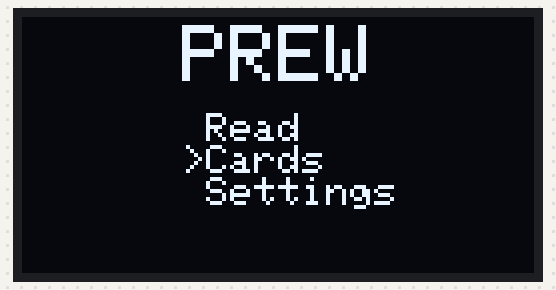
A sketch run on a simulated Arduino Uno, built with avr-gcc and run on an emulated ATmega328P. Shown: 128×64 one-colour display.

Above: at 0.2 s.
At 0.7 s:
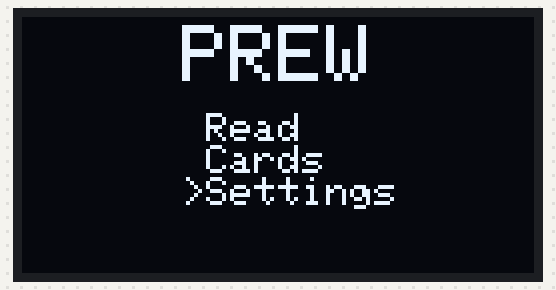
At 1.3 s:
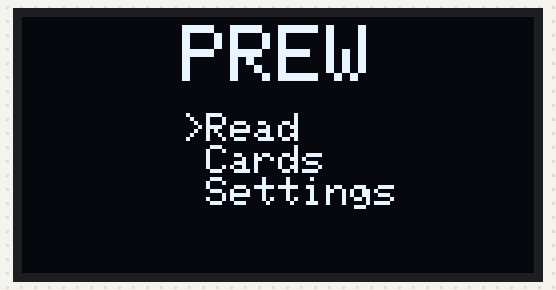

Measured:
- by itself, everything shown: repeats every 1.7 s, in 3 steps
- what the display in image 0 shows lasts 0.6 s, from 0.1 s to 0.7 s

The sketch:

prew.ino
```cpp
#include <SPI.h>
#include <Wire.h>
#include <Adafruit_GFX.h>
#include <Adafruit_SSD1306.h>

#define SCREEN_WIDTH 128 // OLED display width, in pixels
#define SCREEN_HEIGHT 64 // OLED display height, in pixels
#define OLED_RESET     -1 // Reset pin # (or -1 if sharing Arduino reset pin)
#define SCREEN_ADDRESS 0x3C ///< See datasheet for Address; 0x3D for 128x64, 0x3C for 128x32

Adafruit_SSD1306 oled(SCREEN_WIDTH, SCREEN_HEIGHT, &Wire, OLED_RESET);

const byte size = 3;

const char* MenuEn[size] = {"Read", "Cards", "Settings"};

byte PosX = 40;
byte PosY = 16;
// byte PosX = 0;
// byte PosY = 0;
byte pos = 0;

// byte CF = 0;

void setup() {
  Serial.begin(9600);
  if(!oled.begin(SSD1306_SWITCHCAPVCC, SCREEN_ADDRESS)) {
    Serial.println(F("SSD1306 allocation failed"));
    for(;;); // Don't proceed, loop forever
  }
  oled.setTextColor(SSD1306_WHITE);
  PREWMenu();
}

void loop() {
  PREWMenu();
  MenuDown();
  delay(500);

}

// void CheckCF() {
//   switch (CF) {
//     case 0:
//       PREWMenu();
//       break;
//     case 1:
//       ReadAndSaveToFile();
//       break;
//     case 2:
//       PrintCardsArray();
//       break;
//     case 3:
//       Settings();
//       break;
//   }
// }

void PREWMenu() {
  oled.clearDisplay();
  oled.setTextSize(2);
  oled.setCursor(40,2);
  oled.println("PREW");
  oled.setTextSize(1);
  for (int i; i < size; i++) {
    if (pos == i) {
      oled.setCursor(0 + PosX, (i + 1) * 8 + PosY);
      // oled.setCursor(0 + PosX, i + PosY);
      oled.println(">");
    }
    oled.setCursor(6 + PosX, (i + 1) * 8 + PosY);
    oled.println(MenuEn[i]);
  }
  oled.display();
}

void MenuDown(){
  pos++;
  if (pos == size) {
    pos = 0;
  }
  PREWMenu();
}

void MenuUp(){
  pos--;
  if (pos < 0) {
    pos = size - 1;
  }
  PREWMenu();
}

// void MenuOk(){

// }

// void PrintCardsArray() {

// }
```
